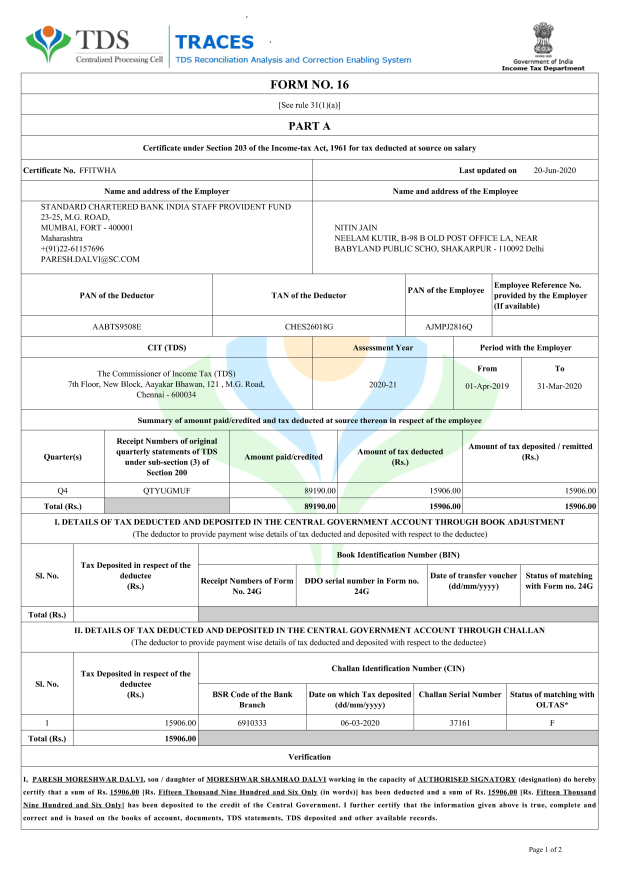
#> input picture backend/page0.png, 2481 x 3508 px (shown at 1/4 size)
$ python ascii_page.py
#> lines starting #> are read from the running program, lines starting #| are printed output that depends on the picture
from PIL import Image
import numpy as np

img = Image.open('page0.png').convert('L')
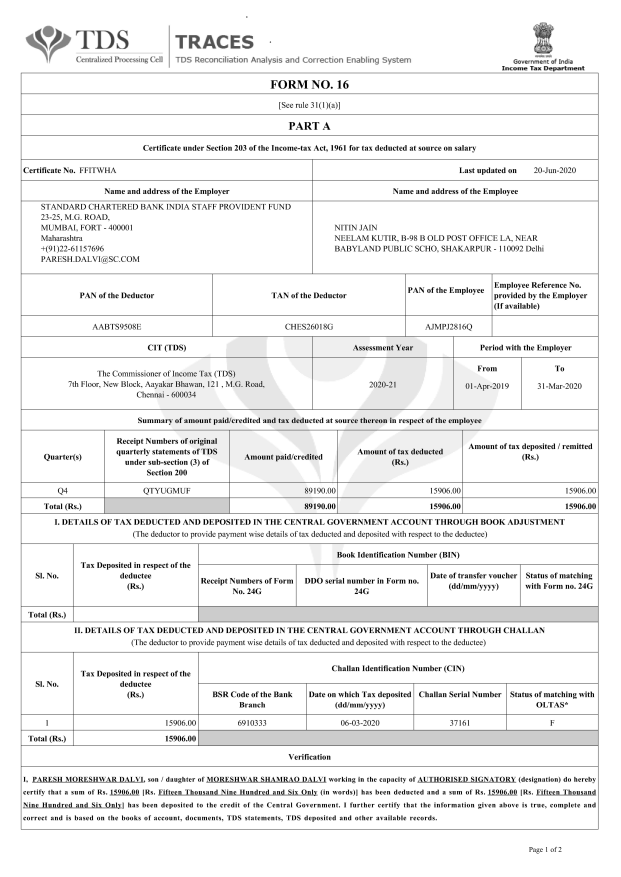
#> img: PIL image 2481x3508 L (shown at 1/4 size); min 0, max 255, mean 240.1
img = img.resize((80, 100))
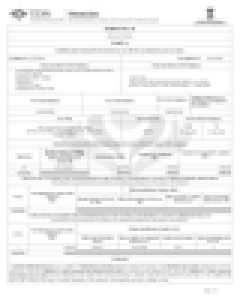
#> img: PIL image 80x100 L (shown 3 times larger); min 115, max 255, mean 239.8
arr = np.array(img)
chars = " .:-=+*#%@"
for row in arr:
    line = ''.join(chars[int(val/255*(len(chars)-1))] for val in row)
    print(line)
#> this loop made 100 passes
